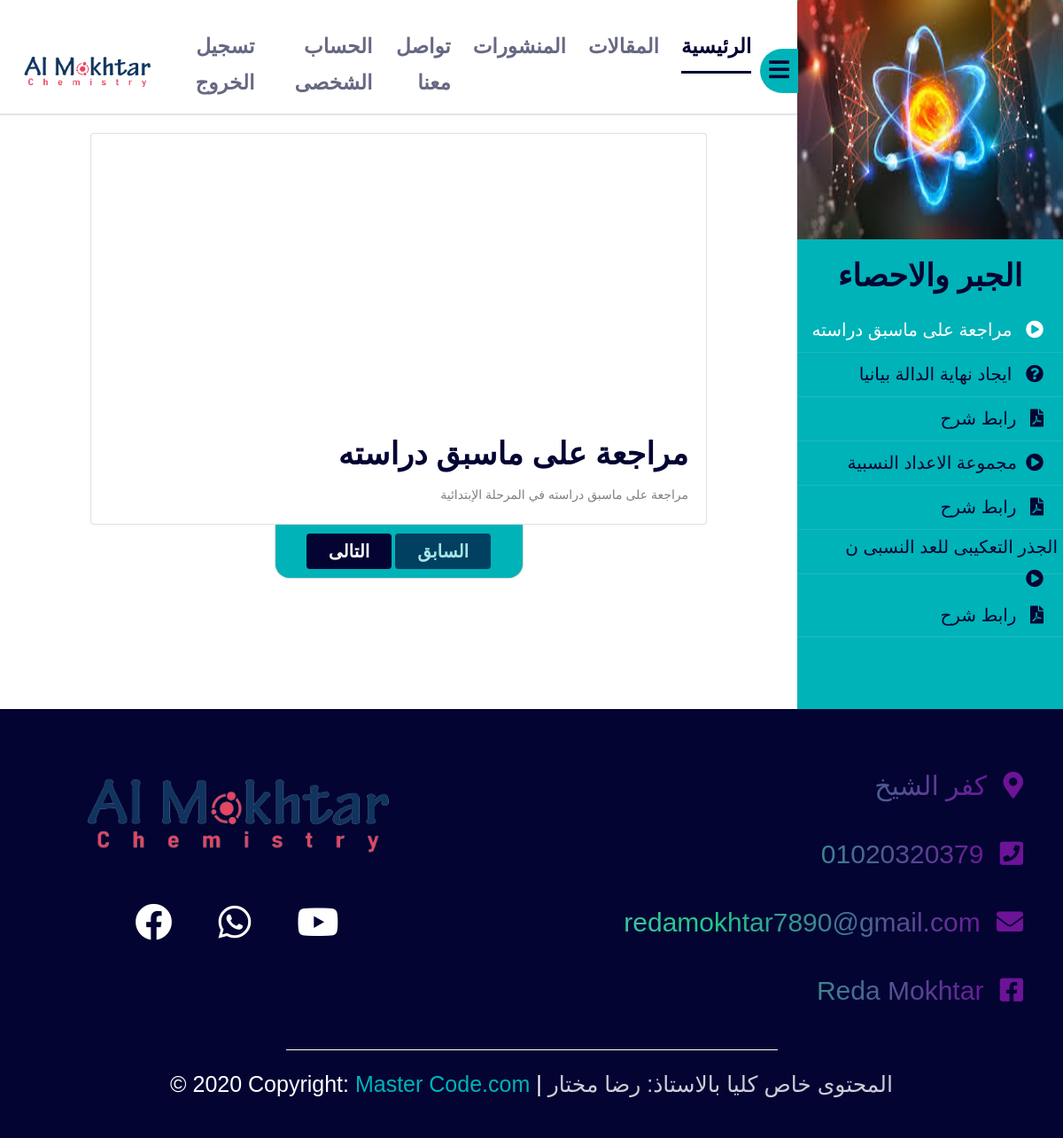
Page /course_content.php?category_id=12 (signed in) on the committed database.
### tables this page shows
CREATE TABLE `category` (
  `category_id` int(11) NOT NULL,
  `category_name` varchar(255) NOT NULL,
  `category_description` text NOT NULL,
  `ordering` int(11) DEFAULT 0,
  `parent` int(11) NOT NULL,
  `Visibility` tinyint(4) NOT NULL,
  `Allow_Comment` tinyint(4) NOT NULL,
  `Allow_Ads` tinyint(4) NOT NULL,
  `image` varchar(255) NOT NULL
);

CREATE TABLE `lessons` (
  `lesson_id` int(11) NOT NULL,
  `lesson_name` varchar(255) NOT NULL,
  `lesson_description` text NOT NULL,
  `video` varchar(255) NOT NULL,
  `lesson_data` date NOT NULL,
  `member_id` int(11) NOT NULL,
  `cat_id` int(11) NOT NULL,
  `tags` varchar(225) NOT NULL,
  `allow_comments` tinyint(4) NOT NULL DEFAULT 0,
  `Approve` tinyint(1) NOT NULL DEFAULT 0,
  `pdf` varchar(255) DEFAULT NULL
);

CREATE TABLE `exams` (
  `exam_id` int(11) NOT NULL,
  `exam_name` varchar(255) NOT NULL,
  `exam_date` date NOT NULL,
  `categ_id` int(11) NOT NULL,
  `member_id` int(11) NOT NULL,
  `lesson_id` int(11) DEFAULT NULL,
  `link` varchar(225) NOT NULL,
  `exam_desc` text DEFAULT NULL
);

### course_content.php (the view, shortened to what this page needs)
<?php
	include 'inital.php';
    $getUser = $con->prepare("SELECT * FROM members WHERE username = ?");
    $getUser->execute(array($sessionUser));
    $info = $getUser->fetch();
    if (isset($_SESSION['user']) && $info['regstatus'] == 1) {
        $category_id = isset($_GET['category_id']) && is_numeric($_GET['category_id']) ? intval($_GET['category_id']) : 0;
        $getlessons = $con->prepare("SELECT * FROM lessons WHERE cat_id = ?");
        $getlessons->execute(array($category_id));
        $count = $getlessons->rowCount();
        if ($count > 0) {
            $lessons = $getlessons->fetchAll();
?>
<body>
    <div class="wrapper d-flex align-items-stretch">
		<nav id="sidebar" class="order-last text-right" >
			<div class="">
                <?php
                    $categories = $con->prepare("SELECT category_name, image FROM category where category_id = ?");
                    $categories->execute(array($category_id));
                    $category = $categories->fetch();
                ?>
                <?php
                    if (isset($category['image']) && $category['image'] !== '') {
                        echo '<img src="admin/uploads/'.$category['image'].'" class="card-img-top" alt="...">';
                    } else{
                        echo '<img src="layouts/img/default.jpg" class="card-img-top" alt="...">';
                    }
                ?>
				<h2 class="text-center"><a href="index.php" class="logo"><?php echo $category['category_name'];?></a></h2>
				<ul class="list-unstyled components mb-5">
                    <?php
                        $key_2=1;
                        $key_1=1;
                        foreach($lessons as $key=>$lesson){
                            if($key_2==$key)
                                {
                                    if($key_1==$key){
                                        $key=$key+1;
                                    } else{
                                        $key=$key+$key_1;
                                    }
                                }else{
                                    $key = $key+$key_2;
                                }
                            ?>
                                <li class="<?php
                                            if($key==1){echo'active ';}
                                            echo $key;
                                            ?>">
                                    <button value="<?php echo $key;?>"><?php echo $lesson['lesson_name'];?><span class="fas fa-play-circle mr-3"></span></button>
                                </li>
                            <?php
                            $key_1=$key;
                            if (isset($lesson['lesson_id']) && $lesson['lesson_id'] !== '') {
                                $getexam = $con->prepare("SELECT * FROM exams WHERE lesson_id = ?");
                                $getexam->execute(array($lesson['lesson_id']));
                                $count = $getexam->rowCount();
                                if ($count > 0) {
                                    $getexam = $getexam->fetch();
                                    $key_1=$key+1;
                                    echo'
                                    <li class="'.$key_1.'">
                                        <button value="'.$key_1.'"> '.$getexam['exam_name'].' <span class="fas fa-question-circle mr-3"></span></button>
                                    </li>
                                    ';
                                }
                            }
                            if (isset($lesson['pdf']) && $lesson['pdf'] !== '') {
                                if(isset($key_1)&&$key_1==$key)
                                {
                                    $key_2=$key+1;
                                }else{
                                    $key_2=$key+2;
                                }
                                echo '
                                <li class="'. $key_2.'">
                                    <button value="'.$key_2.'"> رابط شرح <span class="fas fa-file-pdf mr-3"></span></button>
                                </li>
                                ';
                            }
                        }
                    ?>
				</ul>
			</div>
		</nav>
		<div id="content">
            <section class="header">
                <nav class="navbar navbar-expand-lg navbar-light">
                    <a href="index.php"><img src="layouts/img/logo_2.png" class="pl-2" width="160"></a>
                    <div class="collapse navbar-collapse" id="navbarTogglerDemo01">
                        <ul class="navbar-nav mr-auto mt-2 mt-lg-0 text-center">
                            <li class="nav-item " style="margin-bottom: 9px;">
                                <a class="nav-link_cust" href="logout.php">تسجيل الخروج</a>
                            </li>
                            <li class="nav-item">
                                <a class="nav-link_cust" href="account.php"> الحساب الشخصى</a>
                            </li>
                            <li class="nav-item" >
                                <a class="nav-link_cust" href="contact_us.php">تواصل معنا</a>
                            </li>
                            <li class="nav-item" >
                                <a class="nav-link_cust" href="activities.php"> المنشورات</a>
                            </li>
                            <li class="nav-item">
                                <a class="nav-link_cust" href="posts.php">المقالات</a>
                            </li>
                            <li class="nav-item active">
                                <a class="nav-link_cust active_link_cust" href="main.php">الرئيسية <span class="sr-only">(current)</span></a>
                            </li>
                        </ul>
                    </div>
                    <button id="sidebarCollapse"><i class="fa fa-bars"></i></button>
                </nav>
            </section>
			<section class="section7">
				<div class="container content">
                <?php
                        $key_2=1;
                        $key_1=1;
                        foreach($lessons as $key=>$lesson){
                            if($key_2==$key)
                                {
                                    if($key_1==$key){
                                        $key=$key+1;
                                    } else{
                                        $key=$key+$key_1;
                                    }
                                }else{
                                    $key = $key+$key_2;
                                } ?>
                                <div class="video <?php echo $key; ?> <?php if($key > 1){echo'hidden_val';} ?>" data-index="<?php echo $key; ?>">
                                <?php
                            $stmt = $con->prepare("SELECT
                                                    answer.mark
                                                FROM
                                                    answer
                                                INNER JOIN
                                                    exams
                                                ON
                                                    exams.exam_id = answer.exam_id
                                                where
                                                    exams.lesson_id = ?
                                                ");
                        $stmt->execute(array($lesson['lesson_id']));
                        $mark = $stmt->fetch();
                            if ($lesson['Approve'] > 0 || $mark['mark'] > 5){
                                ?>
                                    <div class="card text-right">
                                    <?php echo $lesson['video'];?>
                                        <div class="card-body">
                                            <h2><?php echo $lesson['lesson_name'];?></h2>
                                            <p class="card-text"><?php echo $lesson['lesson_description'];?></p>
                                        </div>
                                    </div>
                            <?php }
                            echo '</div>';
                            $key_1=$key;
                            if (isset($lesson['lesson_id']) && $lesson['lesson_id'] !== '') {
                                $getexam = $con->prepare("SELECT * FROM exams WHERE lesson_id = ?");
                                $getexam->execute(array($lesson['lesson_id']));
                                $count = $getexam->rowCount();
                                if ($count > 0) {
                                    $key_1=$key+1;
                                }
                            }
                            if (isset($lesson['pdf']) && $lesson['pdf'] !== '') {
                                if(isset($key_1)&&$key_1==$key)
                                {
                                    $key_2=$key+1;
                                }else{
                                    $key_2=$key+2;
                                }
                            }
                            ?><?php
                        }
                    ?>
				</div>
				<div class="content_control text-center">
					<div class="center_content">
						<button class="btn" id="next">التالى</button>
						<button class="btn" id="previous">السابق</button>
					</div>
				</div>
			</section>
		</div>
	</div>
<?php include $tpl . 'partial/footer.php'; ?>
</body>
<?php
include $tpl . 'scripts.php';
}
}else {
    header('Location: reg.php');
    exit();
}
?>

### rows in the picture
category: category_name "الجبر والاحصاء"
lessons: $key 1 (drawn), lesson_name "مراجعة على ماسبق دراسته", $key_1 2 (drawn), exams.exam_name "ايجاد نهاية الدالة بيانيا", $key_2 3 (drawn), lesson_description "مراجعة على ماسبق دراسته في المرحلة الإبتدائية"
lessons: $key 4 (drawn), lesson_name "مجموعة الاعداد النسبية", $key_2 5 (drawn)
lessons: $key 7 (drawn), lesson_name "الجذر التعكيبى للعد النسبى ن", $key_2 8 (drawn)
